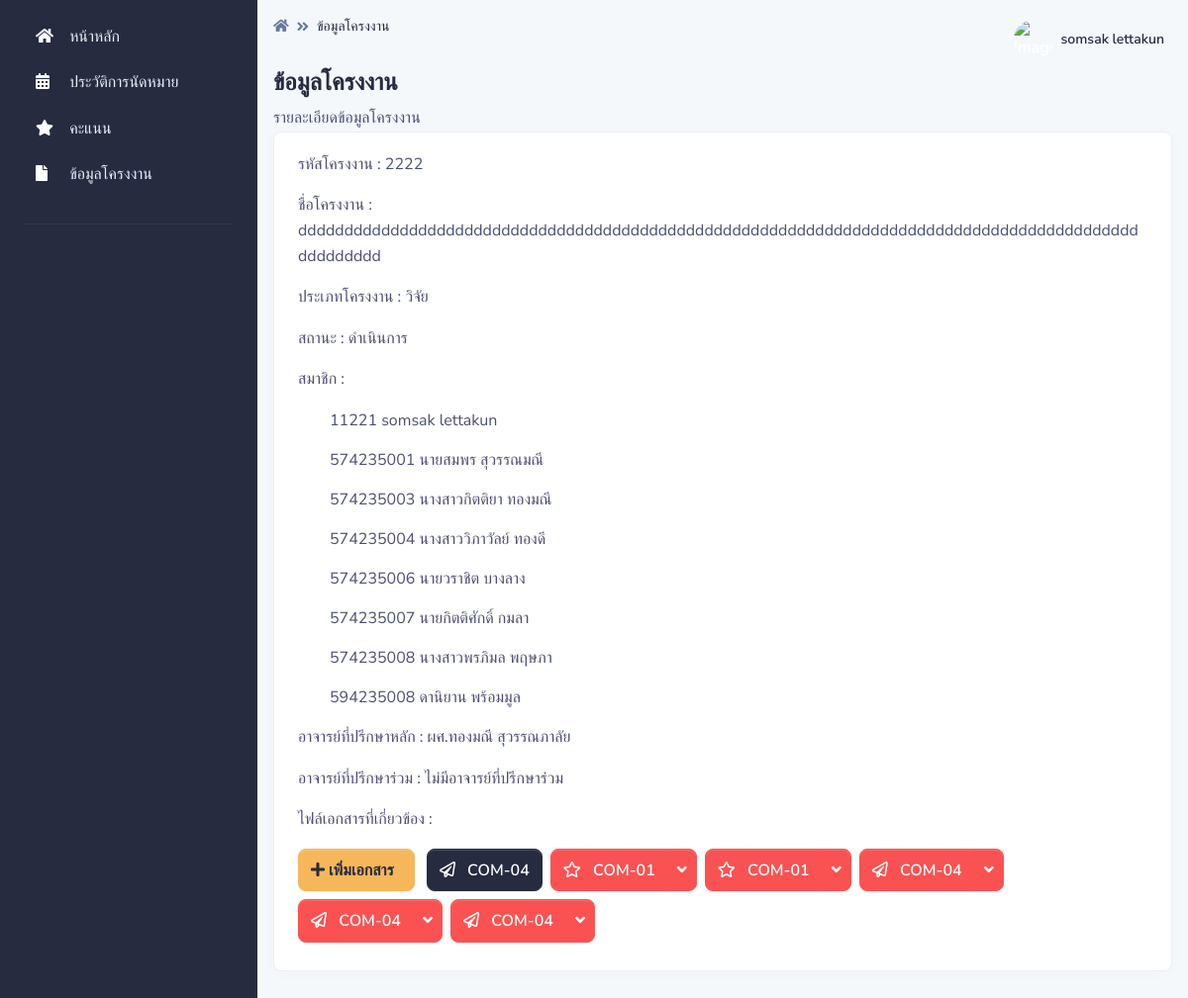
The app's page /pages/project_detail/index.php (signed in) with its own data.
### tables this page shows
CREATE TABLE `project` (
  `project_id` int(15) NOT NULL,
  `project_name` varchar(255) NOT NULL,
  `project_type` int(2) NOT NULL,
  `project_adviser1` int(15) NOT NULL,
  `project_adviser2` int(15) NOT NULL,
  `project_status` int(2) NOT NULL DEFAULT 1,
  `project_record` int(10) NOT NULL
);

CREATE TABLE `project_type` (
  `project_type_id` int(2) NOT NULL,
  `project_type_name` varchar(255) NOT NULL
);

CREATE TABLE `project_status` (
  `project_status_id` int(2) NOT NULL,
  `project_status_name` varchar(255) NOT NULL,
  `project_status_class` varchar(255) NOT NULL
);

CREATE TABLE `student` (
  `student_id` int(15) NOT NULL,
  `student_name` varchar(255) NOT NULL,
  `student_major` int(2) NOT NULL,
  `student_phone` varchar(15) NOT NULL DEFAULT '0000000000',
  `student_email` varchar(255) NOT NULL,
  `student_password` varchar(255) NOT NULL,
  `student_photo` varchar(255) NOT NULL DEFAULT 'https://i.ibb.co/BVcPqGJ/profile-picture-2qq.jpg',
  `student_project` int(15) NOT NULL DEFAULT 1111,
  `student_type` int(2) NOT NULL DEFAULT 1
);

CREATE TABLE `teacher` (
  `teacher_id` int(10) NOT NULL,
  `teacher_name` varchar(255) NOT NULL,
  `teacher_email` varchar(255) NOT NULL,
  `teacher_password` varchar(255) NOT NULL,
  `teacher_photo` varchar(255) NOT NULL DEFAULT 'https://i.ibb.co/HFB65Yz/asa.png',
  `teacher_type` int(1) NOT NULL DEFAULT 1
);

CREATE TABLE `filee` (
  `file_id` int(255) NOT NULL,
  `project_id` int(255) NOT NULL,
  `file_type` int(255) NOT NULL,
  `file_link` varchar(255) NOT NULL,
  `file_apporve` int(2) NOT NULL DEFAULT 1
);

CREATE TABLE `file_type` (
  `file_type_id` int(11) NOT NULL,
  `file_type_name` varchar(255) NOT NULL,
  `file_type_icon` varchar(255) NOT NULL
);

### pages/project_detail/index.php (the view, shortened to what this page needs)
<?php
if (!$_SESSION["UserID"]){
	  Header("Location: ../../login.php");
}else{?>
<?php include '../../conn.php';?>
<!DOCTYPE html>
<html lang="en">
<head>
    <link type="text/css" href="../../vendor/@fortawesome/fontawesome-free/css/all.min.css" rel="stylesheet">
    <link type="text/css" href="../../vendor/notyf/notyf.min.css" rel="stylesheet">
    <link type="text/css" href="../../css/volt.css" rel="stylesheet">
</head>
<body>
    <?php include '../menu_stu.php';?>
    <main class="content">
        <nav class="navbar navbar-top navbar-expand navbar-dashboard navbar-dark pl-0 pr-2 pb-0">
            <div class="container-fluid px-0">
                <div class="d-flex justify-content-between w-100" id="navbarSupportedContent">
                    <div class="d-flex">
                        <nav aria-label="breadcrumb">
                        <ol class="breadcrumb breadcrumb-dark breadcrumb-transparent">
                                <li class="breadcrumb-item"><a href="../student_index"><span class="fas fa-home"></span></a></li>
                                <li class="breadcrumb-item active" aria-current="page">ข้อมูลโครงงาน</li>
                            </ol>
                        </nav>
                    </div>
                    <?php include '../navbar.php';?>
                </div>
            </div>
        </nav>
        <div class="py-0">
            <div class="d-flex justify-content-between w-100 flex-wrap">
                <div class="mb-3 mb-lg-0">
                    <h1 class="h4">ข้อมูลโครงงาน</h1>
                    <p class="mb-0">รายละเอียดข้อมูลโครงงาน
                    </p>
                </div>
            </div>
        </div>
        <div class="card border-light shadow-sm mb-4">
            <div class="card-body">
            <?php
           $id_ptojrct =$_SESSION["ProjectID"];
					$sql = "SELECT
                    project.project_id,
                    project.project_name,
                    project_type.project_type_name,
                    project_status.project_status_name
                    FROM
                    project
                    INNER JOIN project_type ON project.project_type = project_type.project_type_id
                    INNER JOIN project_status ON project.project_status = project_status.project_status_id
                    WHERE
                    project.project_id = '$id_ptojrct'";
					$result = $con->query($sql);
					if ($result->num_rows > 0) {
						while($row = $result->fetch_assoc()) {
                            echo '<p>รหัสโครงงาน : ' . $row["project_id"].'</p>
                <p>ชื่อโครงงาน : ' . $row["project_name"].'</p>
                <p>ประเภทโครงงาน : ' . $row["project_type_name"].'</p>
                <p>สถานะ : ' . $row["project_status_name"].'</p>';
            }
            }
            ?>
            <p>สมาชิก : </p>
            <?php
           include '../../conn.php';
           $id_ptojrct =$_SESSION["ProjectID"];
					$sql = "SELECT
                    student.student_project,
                    student.student_id,
                    student.student_name
                    FROM
                    student
                    WHERE
                    student.student_project ='$id_ptojrct'";
					$result = $con->query($sql);
					if ($result->num_rows > 0) {
						while($row = $result->fetch_assoc()) {
                            echo '<ul>' . $row["student_id"].' ' . $row["student_name"].'</ul>';
            }
            }
            ?>
<?php
           include '../../conn.php';
           $id_ptojrct =$_SESSION["ProjectID"];
					$sql = "SELECT
                    project.project_id,
                    project.project_adviser1,
                    teacher.teacher_name
                    FROM
                    project
                    INNER JOIN teacher ON project.project_adviser1 = teacher.teacher_id
                    WHERE
                    project.project_id ='$id_ptojrct'";
					$result = $con->query($sql);
					if ($result->num_rows > 0) {
						while($row = $result->fetch_assoc()) {
                            echo '<p>อาจารย์ที่ปรึกษาหลัก : ' . $row["teacher_name"].'</p>';
                        }
                        }
                        ?>
<?php
           include '../../conn.php';
           $id_ptojrct =$_SESSION["ProjectID"];
					$sql = "SELECT
                    project.project_id,
                    project.project_adviser2,
                    teacher.teacher_name
                    FROM
                    project
                    INNER JOIN teacher ON project.project_adviser2 = teacher.teacher_id
                    WHERE
                    project.project_id ='$id_ptojrct'";
					$result = $con->query($sql);
					if ($result->num_rows > 0) {
						while($row = $result->fetch_assoc()) {
                            echo '<p>อาจารย์ที่ปรึกษาร่วม : ' . $row["teacher_name"].'</p>';
                        }
                        }
                        ?>
                <p>ไฟล์เอกสารที่เกี่ยวข้อง : </p>
                <div class="btn-group mr-2 mb-2">
<a class="btn btn-warning" type="button" href="file_add.php"><span class="fas fa-plus mr-2"> เพิ่มเอกสาร</a>
</div>
                <?php
           include '../../conn.php';
           $id_ptojrct =$_SESSION["ProjectID"];
					$sql = "SELECT
                    filee.file_id,
                    filee.project_id,
                    file_type.file_type_name,
                    filee.file_link,
                    file_type.file_type_icon,
                    filee.file_apporve
                    FROM
                    filee
                    INNER JOIN file_type ON filee.file_type = file_type.file_type_id
                    WHERE
                    filee.project_id = '$id_ptojrct'
                    ORDER BY
                    filee.file_apporve DESC ";
					$result = $con->query($sql);
					if ($result->num_rows > 0) {
						while($row = $result->fetch_assoc()) {
if ($row["file_apporve"]==1) {
    echo '<div class="btn-group mr-2 mb-2">
    <a href="' . $row["file_link"].'" type="button" class="btn btn-danger"><span class="' . $row["file_type_icon"].' mr-2"></span> ' . $row["file_type_name"].'</a>
    <button type="button" class="btn btn-danger dropdown-toggle dropdown-toggle-split" data-toggle="dropdown" aria-haspopup="true" aria-expanded="false">
        <span class="fas fa-angle-down dropdown-arrow"></span>
        <span class="sr-only">Toggle Dropdown</span>
    </button>
    <div class="dropdown-menu">
        <a class="dropdown-item" href="file_edit.php?act=edit&ID=' . $row["file_id"].'"><span class="fas fa-edit mr-2"></span>แก้ไขไฟล์</a>
        <a class="dropdown-item" href="file_del.php?act=edit&ID=' . $row["file_id"].'"><span class="fas fa-trash-alt mr-2"></span>ลบ</a>
    </div>
</div>';
} else {
    echo '<div class="btn-group mr-2 mb-2">
    <a href="' . $row["file_link"].'" type="button" class="btn btn-primary"><span class="' . $row["file_type_icon"].' mr-2"></span> ' . $row["file_type_name"].'</a>
</div>';
}
                        }
                        }
                        ?>
                </div>
        </div>
    </main>
</body>
</html>
<?php }?>

### records on screen
project: project_id "2222", project_name "dddddddddddddddddddddddddddddddddddddddddddddddddddddddddddddddddddddddddddddddddddddddddddddddddddd", project_type.project_type_name "วิจัย", project_status.project_status_name "ดำเนินการ", project_adviser1.teacher_name "ผศ.ทองมณี สุวรรณภาลัย", project_adviser2.teacher_name "ไม่มีอาจารย์ที่ปรึกษาร่วม"
student: student_id "11221", student_name "somsak lettakun"
student: student_id "574235001", student_name "นายสมพร สุวรรณมณี"
student: student_id "574235003", student_name "นางสาวกิตติยา ทองมณี"
student: student_id "574235004", student_name "นางสาววิภาวัลย์ ทองดี"
student: student_id "574235006", student_name "นายวราชิต บางลาง"
student: student_id "574235007", student_name "นายกิตติศักดิ์ กมลา"
student: student_id "574235008", student_name "นางสาวพรภิมล พฤษภา"
student: student_id "594235008", student_name "ดานิยาน พร้อมมูล"
filee: file_type.file_type_name "COM-04"
filee: file_type.file_type_name "COM-01"
filee: file_type.file_type_name "COM-01"
filee: file_type.file_type_name "COM-04"
filee: file_type.file_type_name "COM-04"
filee: file_type.file_type_name "COM-04"

### other values on screen
$_SESSION["User"] "somsak lettakun"
